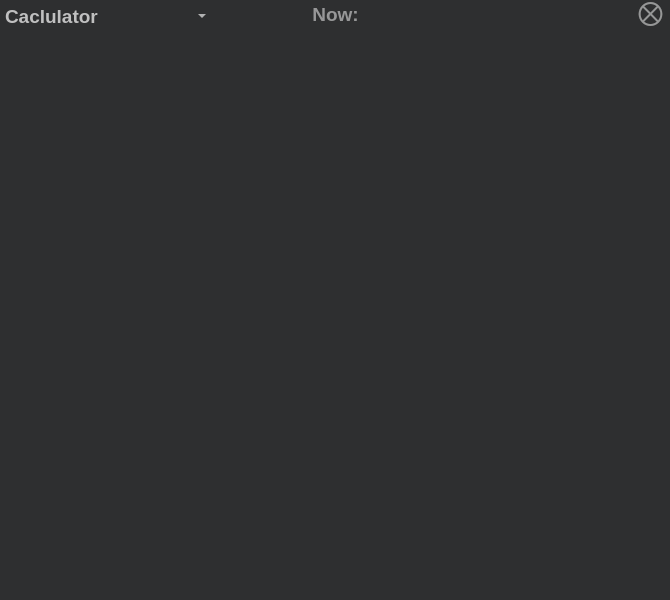
<?xml version="1.0" encoding="UTF-8"?>
<ui version="4.0">
 <class>MainWindow</class>
 <widget class="QMainWindow" name="MainWindow">
  <property name="windowModality">
   <enum>Qt::WindowModal</enum>
  </property>
  <property name="geometry">
   <rect>
    <x>0</x>
    <y>0</y>
    <width>670</width>
    <height>600</height>
   </rect>
  </property>
  <property name="sizePolicy">
   <sizepolicy hsizetype="Fixed" vsizetype="Fixed">
    <horstretch>0</horstretch>
    <verstretch>0</verstretch>
   </sizepolicy>
  </property>
  <property name="minimumSize">
   <size>
    <width>670</width>
    <height>600</height>
   </size>
  </property>
  <property name="maximumSize">
   <size>
    <width>670</width>
    <height>600</height>
   </size>
  </property>
  <property name="baseSize">
   <size>
    <width>800</width>
    <height>600</height>
   </size>
  </property>
  <property name="palette">
   <palette>
    <active>
     <colorrole role="WindowText">
      <brush brushstyle="SolidPattern">
       <color alpha="255">
        <red>254</red>
        <green>253</green>
        <blue>255</blue>
       </color>
      </brush>
     </colorrole>
     <colorrole role="Base">
      <brush brushstyle="SolidPattern">
       <color alpha="255">
        <red>44</red>
        <green>45</green>
        <blue>46</blue>
       </color>
      </brush>
     </colorrole>
     <colorrole role="Window">
      <brush brushstyle="SolidPattern">
       <color alpha="255">
        <red>33</red>
        <green>33</green>
        <blue>33</blue>
       </color>
      </brush>
     </colorrole>
    </active>
    <inactive>
     <colorrole role="WindowText">
      <brush brushstyle="SolidPattern">
       <color alpha="255">
        <red>208</red>
        <green>208</green>
        <blue>208</blue>
       </color>
      </brush>
     </colorrole>
     <colorrole role="Base">
      <brush brushstyle="SolidPattern">
       <color alpha="255">
        <red>46</red>
        <green>47</green>
        <blue>48</blue>
       </color>
      </brush>
     </colorrole>
     <colorrole role="Window">
      <brush brushstyle="SolidPattern">
       <color alpha="255">
        <red>46</red>
        <green>47</green>
        <blue>48</blue>
       </color>
      </brush>
     </colorrole>
    </inactive>
    <disabled>
     <colorrole role="WindowText">
      <brush brushstyle="SolidPattern">
       <color alpha="96">
        <red>164</red>
        <green>166</green>
        <blue>168</blue>
       </color>
      </brush>
     </colorrole>
     <colorrole role="Base">
      <brush brushstyle="SolidPattern">
       <color alpha="255">
        <red>33</red>
        <green>33</green>
        <blue>33</blue>
       </color>
      </brush>
     </colorrole>
     <colorrole role="Window">
      <brush brushstyle="SolidPattern">
       <color alpha="255">
        <red>33</red>
        <green>33</green>
        <blue>33</blue>
       </color>
      </brush>
     </colorrole>
    </disabled>
   </palette>
  </property>
  <property name="font">
   <font>
    <family>Helvetica</family>
    <pointsize>14</pointsize>
    <bold>true</bold>
   </font>
  </property>
  <property name="windowTitle">
   <string>Hoshi Hullen</string>
  </property>
  <property name="windowOpacity">
   <double>0.930000000000000</double>
  </property>
  <property name="dockOptions">
   <set>QMainWindow::AnimatedDocks</set>
  </property>
  <widget class="QWidget" name="centralwidget">
   <property name="minimumSize">
    <size>
     <width>0</width>
     <height>600</height>
    </size>
   </property>
   <property name="maximumSize">
    <size>
     <width>16777215</width>
     <height>600</height>
    </size>
   </property>
   <widget class="QPushButton" name="BTNclose">
    <property name="geometry">
     <rect>
      <x>630</x>
      <y>0</y>
      <width>41</width>
      <height>31</height>
     </rect>
    </property>
    <property name="font">
     <font>
      <family>.AppleSystemUIFont</family>
      <pointsize>25</pointsize>
      <bold>false</bold>
     </font>
    </property>
    <property name="styleSheet">
     <string notr="true">QPushButton {
   border: 2px gray ;
   background-color: rgba(0, 0, 0, 0.0);
   color: rgba(255, 255, 255, 0.5);
}
QPushButton:pressed {
    background-color: qlineargradient(x1: 0, y1: 0, x2: 0, y2: 1,
                                      stop: 0 #404040 stop: 1 #686868);
}</string>
    </property>
    <property name="text">
     <string>⊗</string>
    </property>
    <property name="shortcut">
     <string>Alt+F4</string>
    </property>
    <property name="autoRepeatDelay">
     <number>100</number>
    </property>
   </widget>
   <widget class="QComboBox" name="Main_menu">
    <property name="geometry">
     <rect>
      <x>0</x>
      <y>0</y>
      <width>211</width>
      <height>32</height>
     </rect>
    </property>
    <property name="font">
     <font>
      <family>.AppleSystemUIFont</family>
      <pointsize>14</pointsize>
      <bold>true</bold>
      <kerning>false</kerning>
     </font>
    </property>
    <property name="styleSheet">
     <string notr="true">QComboBox {
	background-color: rgba(0, 0, 0, 0.0);
	color: rgba(255, 255, 255, 0.7);
	border: 1px solid rgba(255, 255, 255, 0);
}</string>
    </property>
    <property name="frame">
     <bool>true</bool>
    </property>
    <item>
     <property name="text">
      <string>Caclulator</string>
     </property>
    </item>
    <item>
     <property name="text">
      <string>Credit calculator</string>
     </property>
    </item>
    <item>
     <property name="text">
      <string>Investment calculator</string>
     </property>
    </item>
   </widget>
   <widget class="QWidget" name="verticalLayoutWidget">
    <property name="geometry">
     <rect>
      <x>0</x>
      <y>30</y>
      <width>671</width>
      <height>1671</height>
     </rect>
    </property>
    <layout class="QVBoxLayout" name="layout">
     <property name="sizeConstraint">
      <enum>QLayout::SetDefaultConstraint</enum>
     </property>
    </layout>
   </widget>
   <widget class="QLabel" name="TimeDateNow">
    <property name="geometry">
     <rect>
      <x>0</x>
      <y>-1</y>
      <width>671</width>
      <height>31</height>
     </rect>
    </property>
    <property name="styleSheet">
     <string notr="true">color: rgba(255, 255, 255, 128);</string>
    </property>
    <property name="text">
     <string>Now:</string>
    </property>
    <property name="alignment">
     <set>Qt::AlignCenter</set>
    </property>
   </widget>
   <zorder>TimeDateNow</zorder>
   <zorder>BTNclose</zorder>
   <zorder>Main_menu</zorder>
   <zorder>verticalLayoutWidget</zorder>
  </widget>
 </widget>
 <resources/>
 <connections>
  <connection>
   <sender>BTNclose</sender>
   <signal>clicked()</signal>
   <receiver>MainWindow</receiver>
   <slot>close()</slot>
   <hints>
    <hint type="sourcelabel">
     <x>110</x>
     <y>118</y>
    </hint>
    <hint type="destinationlabel">
     <x>164</x>
     <y>171</y>
    </hint>
   </hints>
  </connection>
 </connections>
</ui>
